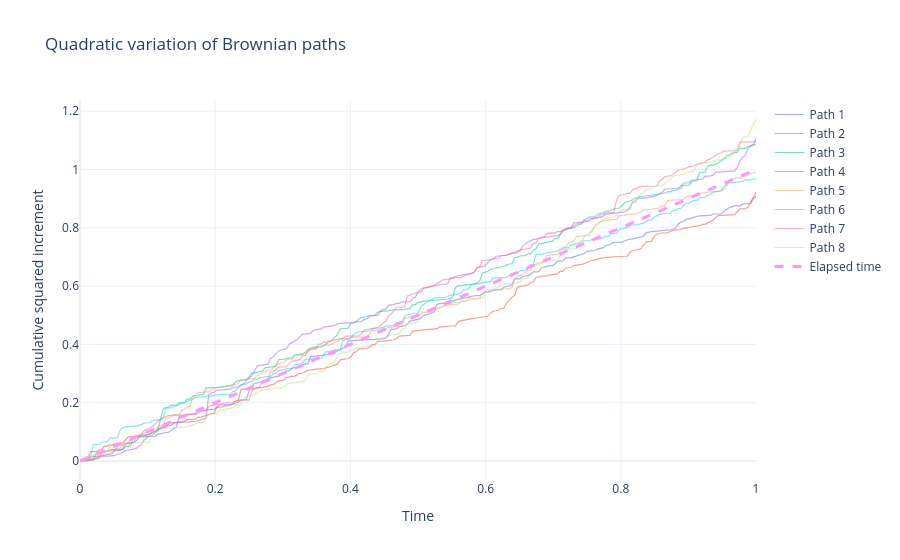

Notebook source saved alongside this figure:
### Markdown cell above
## 6. Variation and Quadratic Variation

For a path observed at times $0=t_0<t_1<\cdots<t_n=t$, ordinary variation adds absolute movement:

$$
\sum_{j=1}^n |S_j-S_{j-1}|.
$$

For Brownian paths this grows without bound as the partition gets finer. The curve is continuous, but its total path length is effectively infinite.

Quadratic variation instead adds squared movement:

$$
\sum_{j=1}^n (S_j-S_{j-1})^2.
$$

For Brownian motion this does not blow up. It converges to elapsed time:

$$
\sum_{j=1}^n (X_j-X_{j-1})^2 \to t.
$$

### Code cell
qv_paths = quadratic_variation(brownian_paths)
plot_quadratic_variation(qv_paths)

### Figure 1 — Plotly figure (JSON) as saved in the notebook; plotly's stock layout.template omitted (floating-point values rounded to 4 significant figures; data arrays with more than 128 entries replaced by an {"elided": "..."} marker saying what was removed)
{"data": [{"line": {"width": 1.2}, "mode": "lines", "name": "Path 1", "opacity": 0.55, "type": "scatter", "x": {"elided": "253 float values"}, "y": {"elided": "253 float values"}}, {"line": {"width": 1.2}, "mode": "lines", "name": "Path 2", "opacity": 0.55, "type": "scatter", "x": {"elided": "253 float values"}, "y": {"elided": "253 float values"}}, {"line": {"width": 1.2}, "mode": "lines", "name": "Path 3", "opacity": 0.55, "type": "scatter", "x": {"elided": "253 float values"}, "y": {"elided": "253 float values"}}, {"line": {"width": 1.2}, "mode": "lines", "name": "Path 4", "opacity": 0.55, "type": "scatter", "x": {"elided": "253 float values"}, "y": {"elided": "253 float values"}}, {"line": {"width": 1.2}, "mode": "lines", "name": "Path 5", "opacity": 0.55, "type": "scatter", "x": {"elided": "253 float values"}, "y": {"elided": "253 float values"}}, {"line": {"width": 1.2}, "mode": "lines", "name": "Path 6", "opacity": 0.55, "type": "scatter", "x": {"elided": "253 float values"}, "y": {"elided": "253 float values"}}, {"line": {"width": 1.2}, "mode": "lines", "name": "Path 7", "opacity": 0.55, "type": "scatter", "x": {"elided": "253 float values"}, "y": {"elided": "253 float values"}}, {"line": {"width": 1.2}, "mode": "lines", "name": "Path 8", "opacity": 0.55, "type": "scatter", "x": {"elided": "253 float values"}, "y": {"elided": "253 float values"}}, {"line": {"dash": "dash", "width": 3}, "mode": "lines", "name": "Elapsed time", "type": "scatter", "x": {"elided": "253 float values"}, "y": {"elided": "253 float values"}}], "layout": {"showlegend": true, "title": {"text": "Quadratic variation of Brownian paths"}, "xaxis": {"title": {"text": "Time"}}, "yaxis": {"title": {"text": "Cumulative squared increment"}}}}
